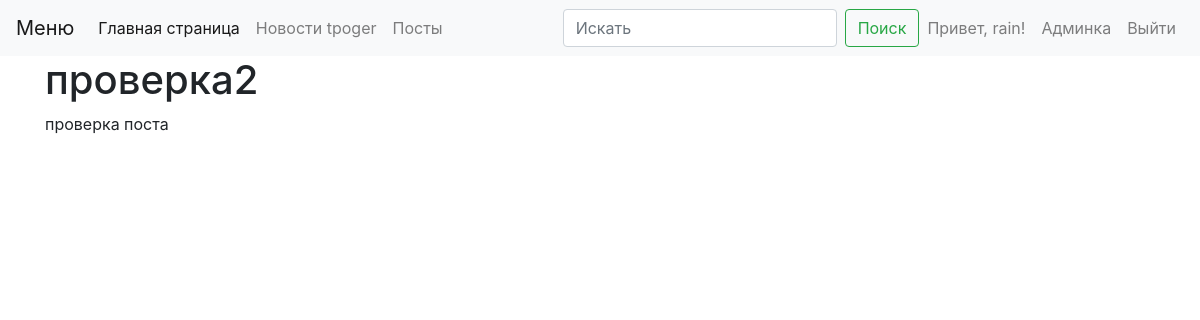
/posts/2 (signed in), run on the app's committed database.
### webapp/user/models.py (models this page shows, shortened)
class User(db.Model, UserMixin):
    id = db.Column(db.Integer, primary_key=True)
    username = db.Column(db.String(64), index=True, unique=True)
    password = db.Column(db.String(128))
    role = db.Column(db.String(10), index=True)
    name = db.Column(db.String(10), index=True)
    @property
    def is_admin(self):
        return self.role == 'admin'

### webapp/posts/models.py (models this page shows, shortened)
class Post(db.Model):
    id = db.Column(db.Integer, primary_key=True)
    title = db.Column(db.String, nullable=False)
    text = db.Column(db.Text, nullable=False)
    created = db.Column(db.DateTime, nullable=False, default=datetime.now())
    user_id = db.Column(
        db.Integer,
        db.ForeignKey('user.id', ondelete='CASCADE'),
        index=True)
    user = relationship('User', backref='posts')

### webapp/posts/views.py (the view)
@blueprint.route('/<int:id>')
def single_post(id):
    my_post = Post.query.filter(Post.id == id).first()
    if not my_post:
        abort(404)
    return render_template('posts/single_post.html', page_title=my_post.title, post=my_post)

### webapp/__init__.py (called while the page is built)
def create_app():
    app = Flask(__name__)
    app.config.from_pyfile('config.py')
    db.init_app(app)
    migrate = Migrate(app, db)
    login_manager = LoginManager()
    login_manager.init_app(app)
    login_manager.login_view = 'user.login'
    app.register_blueprint(user_blueprint)
    app.register_blueprint(admin_blueprint)
    app.register_blueprint(news_blueprint)
    app.register_blueprint(posts_blueprint)
    @login_manager.user_loader
    def load_user(user_id):
        return User.query.get(user_id)
    return app

### webapp/templates/posts/single_post.html (shortened to what this page needs)
{% extends "base.html" %}
{% block content %}
    <div class="row">
        <div class="col-8 news-content">
            {{ post.text|safe }}
        </div>
    </div>
{% endblock %}

### webapp/templates/base.html (shortened to what this page needs)
<!doctype html>
<html lang="ru">
  <head>
    <link rel="stylesheet" href="https://stackpath.bootstrapcdn.com/bootstrap/4.1.3/css/bootstrap.min.css">
  </head>
  <body>
    {% include 'menu.html' %}
    <div class="container">
        <h1> {{page_title}} </h1>
        {% block content %}{% endblock %}
    </div>
  </body>
</html>

### webapp/templates/menu.html (shortened to what this page needs)
<nav class="navbar navbar-expand-lg navbar-light bg-light">
    <a class="navbar-brand" href="#">Меню</a>
    <div class="collapse navbar-collapse" id="navbarSupportedContent">
        <ul class="navbar-nav mr-auto">
        <li class="nav-item active">
            <a class="nav-link" href="/">Главная страница </a>
        </li>
        <li class="nav-item">
            <a class="nav-link" href="/tproger">Новости tpoger </a>
        </li>
        <li class="nav-item">
            <a class="nav-link" href="/posts">Посты </a>
        </li>
        </ul>
        <form class="form-inline my-2 my-lg-0">
        <input class="form-control mr-sm-2" type="search" placeholder="Искать" aria-label="Search">
        <button class="btn btn-outline-success my-2 my-sm-0" type="submit">Поиск</button>
        </form>
        <ul class="navbar-nav">
            {% if current_user.is_authenticated %}
                <li class="nav-item">
                    <span class="nav-link">Привет, {{ current_user.username }}!</span>
                </li>
                {% if current_user.is_admin %}
                <li class="nav-item">
                    <a href="{{ url_for('admin.admin_index') }}" class="nav-link">Админка</a>
                </li>
                {% endif %}
                <li class="nav-item">
                    <a class="nav-link" href="{{ url_for('user.logout') }}">Выйти</a>
                </li>
            {% endif %}
    </div>
  </nav>

### data on the page
User: username "rain"
Post: title "проверка2", text "проверка поста"
